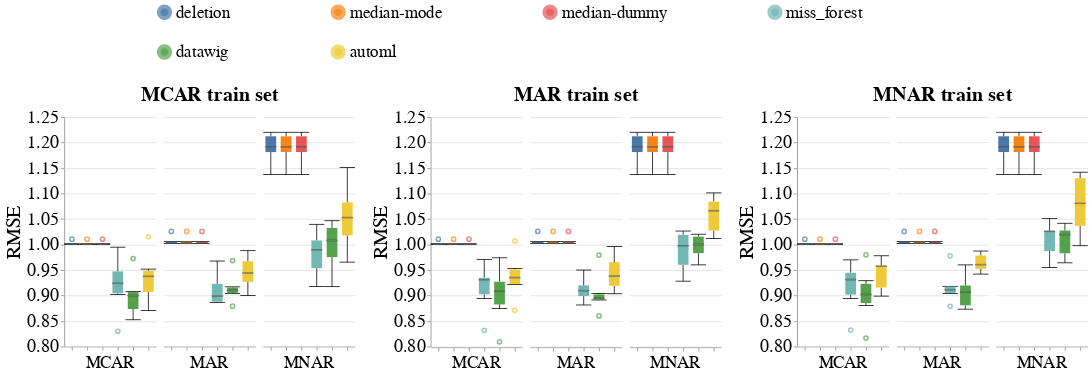

Notebook cell for this chart:
### Markdown cell above
### Overall Metrics

### Code cell
# Numerical
create_box_plots_for_diff_imputers(dataset_name=DATASET_NAME,
                                   column_name='WKHP',
                                   metric_name='rmse',
                                   db_client=db_client)
